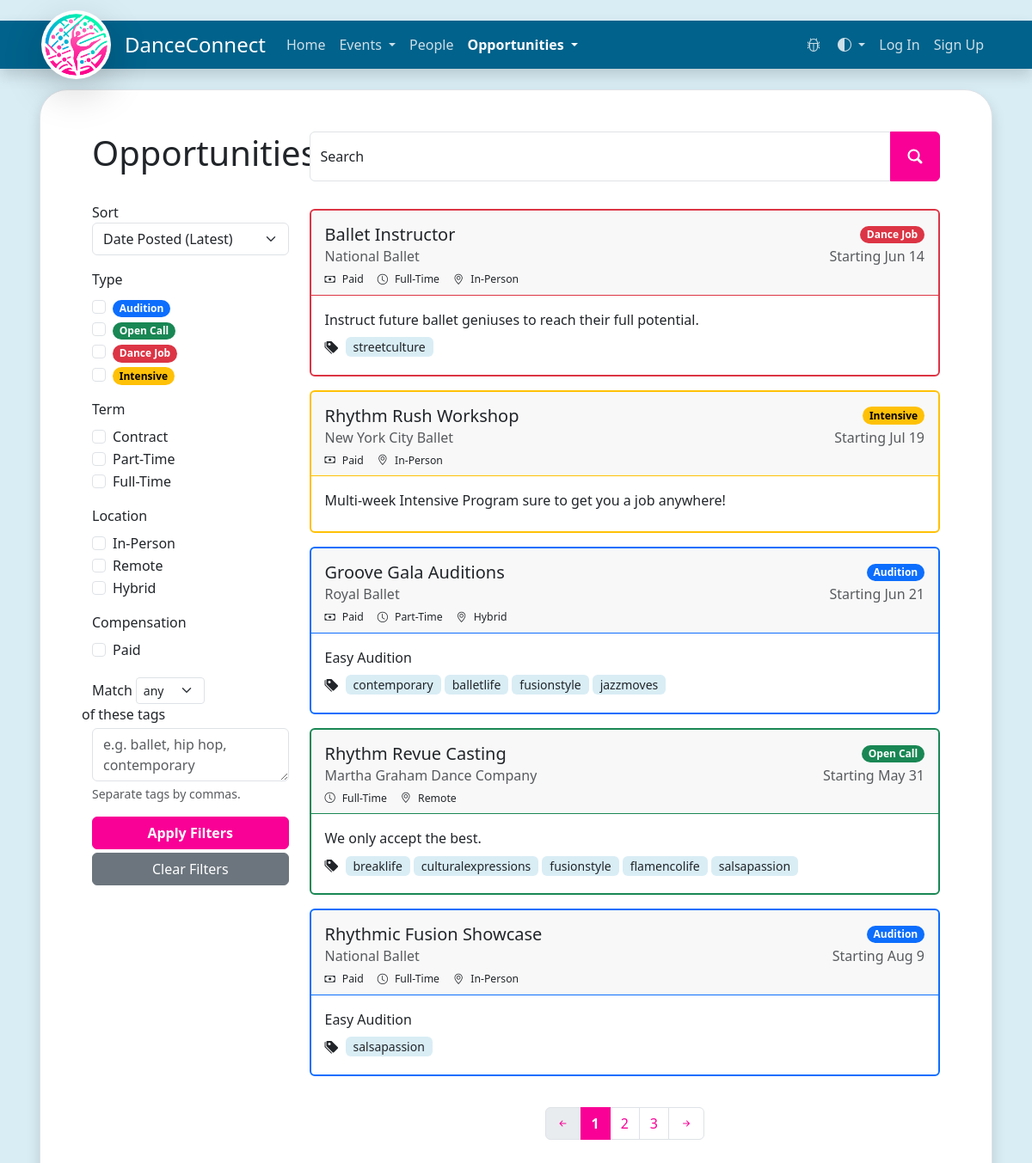
Screenshot of /opportunities/ with the database file from the repository.
### website/models/opportunity/opportunity.py (models this page shows)
class Opportunity(db.Model):
    __tablename__ = "opportunity"
    id: Mapped[int] = mapped_column(Integer, primary_key=True)
    type: Mapped['PostType']
    title: Mapped[str]
    organizer: Mapped[str]
    poster_id: Mapped[int] = mapped_column(Integer, ForeignKey('users.id'))
    poster: Mapped['User'] = relationship(
        'User', back_populates='opportunity_posts')
    date_posted: Mapped[datetime] = mapped_column(DateTime(timezone=True))
    last_modified: Mapped[datetime] = mapped_column(DateTime(timezone=True))
    closing_date: Mapped[datetime] = mapped_column(DateTime(timezone=True))
    tags: Mapped[List['OpportunityTag']] = relationship(
        'OpportunityTag', secondary="opportunity_tag_relationships", back_populates='opportunities', cascade="all, delete")
    location_type: Mapped['LocationType']
    location: Mapped[str]
    start_date: Mapped[datetime] = mapped_column(DateTime(timezone=True))
    end_date: Mapped[Optional[datetime]] = mapped_column(
        DateTime(timezone=True))
    is_paid: Mapped[bool]
    pay: Mapped[Optional[str]]
    term: Mapped[Optional['TermType']]
    number_positions: Mapped[Optional[int]]
    display_description: Mapped[str]
    description: Mapped[str]
    responsibilities: Mapped[Optional[str]]
    requirements: Mapped[str]
    compensation: Mapped[str]
    additional_info: Mapped[Optional[str]]
    application_details: Mapped[str]
    application_link: Mapped[Optional[str]]
    __table_args__ = (
        UniqueConstraint('title', 'poster_id', name="uix_1"),
    )

### website/models/opportunity/opportunity_tag.py (models this page shows)
class OpportunityTag(db.Model):
    __tablename__ = "opportunity_tags"
    id: Mapped[int] = mapped_column(Integer, primary_key=True)
    name: Mapped[str] = mapped_column(String, unique=True)
    opportunities: Mapped[List['Opportunity']] = relationship(
        'Opportunity', secondary="opportunity_tag_relationships", back_populates='tags')

### website/routes/ui/opportunities.py (the view, shortened to what this page needs)
@opportunities.route('/', methods=['GET', 'POST'])
def opportunities_list():
    form = OpportunityFilter()
    search = None
    sort_method = None
    type_filters = []
    location_filters = []
    term_filters = []
    only_paid = False
    tag_filters = []
    tag_match_method = None
    if search is not None:
        form.search.data = search
    if sort_method is not None:
        form.sort_option.data = sort_method
    fill_post_type_data(form.opportunity_type, type_filters)
    fill_compensation_type_data(form.compensation_type, only_paid)
    fill_term_type_data(form.term_type, term_filters)
    fill_location_type_data(form.location_type, location_filters)
    form.match_all_tags.data = tag_match_method
    form.tags.data = ', '.join(tag_filters)
    resp = get_opportunity_posts(
        search_name=search,
        sort_method=sort_method,
        type_filters=type_filters,
        location_filters=location_filters,
        term_filters=term_filters,
        pay_only=only_paid,
        tags=tag_filters,
        tag_match_method=tag_match_method,
    )
    opportunities: list[Opportunity] = resp.get('data', [])
    return render_template("opportunities.html", user=current_user, filters=form, post_type=post_types, term_type=TermType, location_type=LocationType, opportunities=opportunities)

### website/templates/opportunities.html (shortened to what this page needs)
{% extends "filtered-list-view.html" %}
{% block header_text %}Opportunities{% endblock %}
{% block filters %}
<div class="form-group mb-3">
    {{ filters.sort_option.label() }}
    {{ filters.sort_option() }}
</div>
<div class="form-group mb-3">
    <label class="form-label">{{ filters.opportunity_type.description }}</label>
    {% for type in post_type %}
    <div class="form-check">
        {{ filters.opportunity_type.form[type] }}
        {{ filters.opportunity_type.form[type].label(class_="form-check-label badge rounded-pill text-bg-" + post_type[type]) }}
    </div>
    {% endfor %}
</div>
<div class="form-group mb-3">
    <label class="form-label">{{ filters.term_type.description }}</label>
    {% for term in term_type %}
    <div class="form-check">
        {{ filters.term_type.form[term.name] }}
        {{ filters.term_type.form[term.name].label(class_="form-check-label") }}
    </div>
    {% endfor %}
</div>
<div class="form-group mb-3">
    <label class="form-label">{{ filters.location_type.description }}</label>
    {% for location in location_type %}
    <div class="form-check">
        {{ filters.location_type.form[location.name] }}
        {{ filters.location_type.form[location.name].label(class_="form-check-label") }}
    </div>
    {% endfor %}
</div>
<div class="form-group mb-3">
    <label class="form-label">{{ filters.compensation_type.description }}</label>
    <div class="form-check">
        {{ filters.compensation_type.form.is_paid }}
        {{ filters.compensation_type.form.is_paid.label(class_="form-check-label") }}
    </div>
</div>
<div class="form-group mb-3">
    <div class="row align-items-center py-1">
        <div class="col-auto pe-0 me-1">
            <label class="form-label m-0">Match</label>
        </div>
        <div class="col-auto px-0 me-1">
            {{ filters.match_all_tags() }}
        </div>
        <div class="col-auto ps-0">
            <label class="form-label m-0">of these tags</label>
        </div>
    </div>
    {{ filters.tags() }}
    <div id="tags-help-block" class="form-text">{{ filters.tags.description }}</div>
</div>
{% endblock %}
{% block items_to_list %}
<div class="mt-4 mb-1">
    {% for opportunity in opportunities %}
    <div class="col-12 mt-0 mb-3">
        <div class="card overflow-hidden border-{{post_type[opportunity.type.name]}} border-2">
            <div class="card-header pt-3 pb-2 border-{{post_type[opportunity.type.name]}}">
                <div class="d-flex justify-content-between align-items-center mb-2">
                    <h5 class="card-title text-truncate mb-0">
                        {{opportunity.title}}
                    </h5>
                    <div class="badge rounded-pill text-bg-{{post_type[opportunity.type.name]}}">{{opportunity.type.value}}</div>
                </div>
                <div class="d-flex justify-content-between align-items-center mb-2">
                    <h6 class="card-subtitle text-truncate text-body-secondary me-2">{{opportunity.organizer}}</h6>
                    <h6 class="card-subtitle text-body-secondary text-end">
                        <p class="mb-0 d-block d-md-inline">Starting </p>
                        <span class="">{{opportunity.start_date.strftime("%b %e")}}</span>
                    </h6>
                </div>
                <small>
                    <small>
                        <div class="d-flex align-items-center">
                            {% if opportunity.is_paid %}
                            <i class="bi bi-cash me-2"></i>
                            <div class="me-3">Paid</div>
                            {% endif %}
                            {% if opportunity.term %}
                            <i class="bi bi-clock me-2"></i>
                            <div class="me-3">{{opportunity.term.value}}</div>
                            {% endif %}
                            <i class="bi bi-geo-alt me-2"></i>
                            <div class="me-3">{{opportunity.location_type.value}}</div>
                        </div>
                    </small>
                </small>
            </div>
            <div class="card-body">
                <p class="card-text mb-2">{{opportunity.display_description}}</p>
                {% if opportunity.tags|length > 0 %}
                <div class="d-flex align-items-center flex-wrap">
                    <i class="bi bi-tags-fill me-1 mb-1"></i>
                    {% for tag in opportunity.tags %}
                    <button class="ms-1 mb-1 px-2 py-0 bg-opacity-25 rounded text-nowrap tag btn btn-sm">{{tag.name}}</button>
                    {%endfor%}
                </div>
                {% endif %}
            </div>
        </div>
    </div>
    {% endfor %}
</div>
{% endblock %}

### website/templates/filtered-list-view.html (shortened to what this page needs)
{% extends "base.html" %}
{% block content %}
<form method="POST" class="container-lg">
    <div class="row align-items-center mb-4">
        <div class="col-12 col-md-4 col-xl-3">
            <h1>{% block header_text %}Search{% endblock %}</h1>
        </div>
        <div class="col-12 col-md-8 col-xl-9">
            <div class="d-flex">
                <div class="flex-grow-1 pr-2 input-group">
                    <div class="form-floating">
                        {{ filters.search() }}
                        {{ filters.search.label() }}
                    </div>
                    <button class="btn btn-primary" id="search_button" name="search_button" type="submit" title="Search">
                        <i class="bi bi-search bi-bold"></i>
                    </button>
                </div>
            </div>
        </div>
    </div>
    <div class="row mb-4">
        <div class="col-12 col-md-4 col-xl-3 mb-4">
            <div id="form-filter" class="row m-1 p-1 pt-3 pb-1 p-md-0 m-md-0 rounded">
                <div id="filter-collapse" class="collapse d-md-block mb-3 px-lg-0">
                    {% block filters %}{% endblock %}
                    {{ filters.apply_filters(class_="btn btn-primary w-100 mb-1") }}
                    {{ filters.clear_filters(class_="btn btn-secondary w-100") }}
                </div>
            </div>
        </div>
        <div class="col-12 col-md-8 col-xl-9">
            <div class="row justify-content-center gy-3">
                {% block items_to_list %}{% endblock %}
            </div>
            <div class="d-flex justify-content-center mt-3">
                <ul class="pagination mx-auto">
                    <li class="page-item">
                        <a class="page-link disabled" href="#" aria-label="Previous" disabled>
                            <span aria-hidden="true"><i class="bi bi-arrow-left-short"></i></span>
                        </a>
                    </li>
                    <li class="page-item"><a class="page-link active" href="#">1</a></li>
                    <li class="page-item"><a class="page-link" href="#">2</a></li>
                    <li class="page-item"><a class="page-link" href="#">3</a></li>
                    <li class="page-item">
                        <a class="page-link" href="#" aria-label="Next">
                            <span aria-hidden="true"><i class="bi bi-arrow-right-short"></i></span>
                        </a>
                    </li>
                </ul>
            </div>
        </div>
    </div>
</form>
{% endblock %}

### website/templates/base.html (shortened to what this page needs)
<!DOCTYPE html>
<html lang="en" data-bs-theme="light">
    <head>
        <link href="https://cdn.jsdelivr.net/npm/bootstrap@5.3.3/dist/css/bootstrap.min.css" rel="stylesheet"
 />
        <link rel="stylesheet" href="https://stackpath.bootstrapcdn.com/font-awesome/4.7.0/css/font-awesome.min.css" />
        <link rel="stylesheet" href="{{ url_for('static', filename='style/base.css') }}" />
        <link rel="stylesheet" href="https://cdn.jsdelivr.net/npm/bootstrap-icons@1.11.3/font/bootstrap-icons.min.css">
    </head>
    <body>
        {% if not hide_navbar %}
        <nav class="navbar sticky-top navbar-expand-lg navbar-dark mt-4 px-md-5 px-3 shadow">
            <a id="logo" class="navbar-brand d-flex align-items-center pe-3" href="{{ url_for('views.home') }}">
                <img id="logo-img" class="rounded-circle p-1 shadow-lg bg-white" src="{{url_for('static', filename='images/logo.png')}}"
                    alt="DanceConnect Logo" />
                <div class="ps-3 m-0 py-0 h4">DanceConnect</div>
            </a>
            <div id="navbar" class="navbar-collapse collapse justify-content-between mt-3 mt-lg-0">
                <div class="navbar-nav navbar-left">
                    <a class="nav-link" id="home" href="{{ url_for('views.home') }}" title="Home">
                        <span class="nav-label">Home</span>
                    </a>
                    <div class="nav-item dropdown">
                        <a class="nav-link dropdown-toggle" id="events" href="#" role="button" data-bs-toggle="dropdown" aria-expanded="false">
                            <span class="nav-label">Events</span>
                        </a>
                    </div>
                    <a class="nav-link" id="people" href="{{ url_for('people.people_list') }}" title="People">
                        <span class="nav-label">People</span>
                    </a>
                    <div class="nav-item dropdown">
                        <a class="nav-link dropdown-toggle" id="opportunities" href="#" role="button" data-bs-toggle="dropdown" aria-expanded="false">
                            <span class="nav-label">Opportunities</span>
                        </a>
                    </div>
                </div>
                <div class="navbar-nav navbar-right">
                    <a class="nav-link" id="debug" href="{{ url_for('debug.debug') }}" title="Debug">
                        <i id="debug-icon" class="nav-icon me-1 bi bi-bug"></i>
                    </a>
                    <div class="dropdown">
                        <button type="button" class="nav-link dropdown-toggle" data-bs-toggle="dropdown" aria-expanded="false"
                            aria-label="Colour Scheme" data-bs-auto-close="true" title="Colour Scheme">
                            <i id="colour-scheme-icon" class="nav-icon me-1 bi bi-circle-half"></i>
                        </button>
                    </div>
                    {% if user.is_authenticated %}
                    <a class="nav-link" id="notifications" href="{{ url_for('notifications.notification_list') }}" title="Notifications">
                        <i id="notifications-icon" class="nav-icon me-1 bi bi-bell">
                        </i>
                        <span class="fst-normal nav-label d-lg-none">
                            Notifications
                        </span>
                        {% if user.received_notifications|length > 0 %}
                        <span class="badge notifications-badge fst-normal rounded-pill bg-icon-background">
                            {{ user.received_notifications|length }}
                        </span>
                        {% endif %}
                    </a>
                    <a class="nav-link" id="profile" href="{{ url_for('people.person', username=user.username) }}" title="Profile">
                        <i id="profile-icon" class="nav-icon d-lg-none me-1 bi bi-person"></i>
                        <span class="nav-label">Profile</span>
                    </a>
                    <a class="nav-link" id="logout" href="{{ url_for('auth.logout') }}" title="Log out">
                        <i id="logout-icon" class="nav-icon d-lg-none me-1 bi bi-door-closed"></i>
                        <span class="nav-label">Log Out</span>
                    </a>
                    {% else %}
                    <a class="nav-link" id="login" href="{{ url_for('auth.login') }}">
                        <span class="nav-label">Log In</span>
                    </a>
                    <a class="nav-link" id="sign-up" href="{{ url_for('auth.sign_up') }}">
                        <span class="nav-label">Sign Up</span>
                    </a>
                    {% endif %}
                </div>
            </div>
        </nav>
        {% endif %}
        <div class="base container-lg px-2 px-md-3 py-3">
            {% block outer_content %}
            <div class="contentbox border p-4 p-lg-5 my-2 shadow bg-body rounded-5">
                {% block content %} {% endblock %}
            </div>
            {% endblock %}
        </div>
    </body>
</html>

### rows the page displays
Opportunity: title "Ballet Instructor", type.value "Dance Job", organizer "National Ballet", start_date "Jun 14", is_paid True (drawn), term.value "Full-Time", location_type.value "In-Person", display_description "Instruct future ballet geniuses to reach their full potential."
OpportunityTag: name "streetculture"
Opportunity: title "Rhythm Rush Workshop", type.value "Intensive", organizer "New York City Ballet", start_date "Jul 19", is_paid True (drawn), location_type.value "In-Person", display_description "Multi-week Intensive Program sure to get you a job anywhere!"
Opportunity: title "Groove Gala Auditions", type.value "Audition", organizer "Royal Ballet", start_date "Jun 21", is_paid True (drawn), term.value "Part-Time", location_type.value "Hybrid", display_description "Easy Audition"
OpportunityTag: name "contemporary"
OpportunityTag: name "balletlife"
OpportunityTag: name "fusionstyle"
OpportunityTag: name "jazzmoves"
Opportunity: title "Rhythm Revue Casting", type.value "Open Call", organizer "Martha Graham Dance Company", start_date "May 31", term.value "Full-Time", location_type.value "Remote", display_description "We only accept the best."
OpportunityTag: name "breaklife"
OpportunityTag: name "culturalexpressions"
OpportunityTag: name "flamencolife"
OpportunityTag: name "salsapassion"
Opportunity: title "Rhythmic Fusion Showcase", type.value "Audition", organizer "National Ballet", start_date "Aug 9", is_paid True (drawn), term.value "Full-Time", location_type.value "In-Person", display_description "Easy Audition"

### other values shown
{{ filters.sort_option.label() }} "Sort"
{{ filters.opportunity_type.description }} "Type"
{{ filters.term_type.description }} "Term"
{{ filters.term_type.form[term.name].label(class_="form-check-label") }} "Contract" "Part-Time" "Full-Time"
{{ filters.location_type.description }} "Location"
{{ filters.compensation_type.description }} "Compensation"
{{ filters.tags.description }} "Separate tags by commas."
